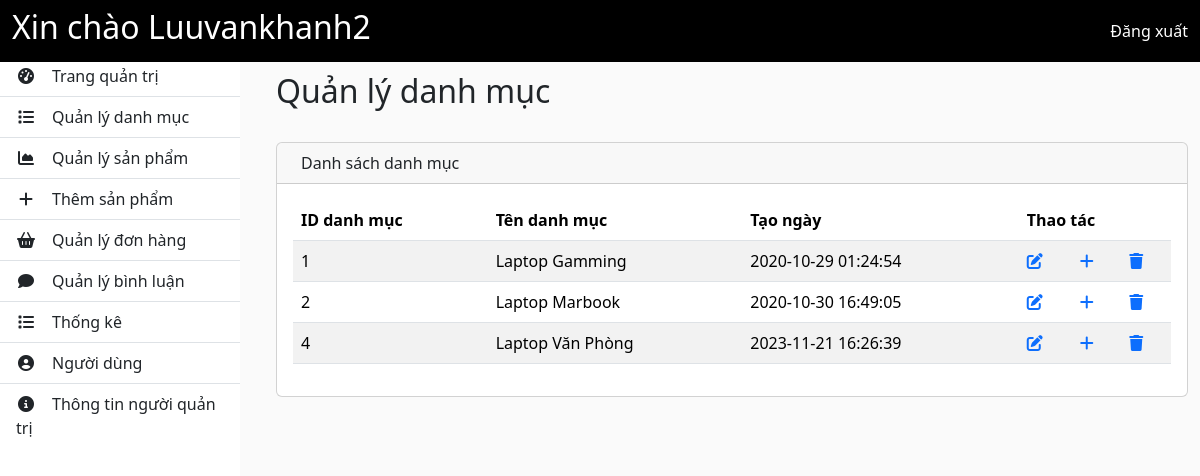
/admin/?mod=category&act=main (signed in), run on the app's committed database.
### tables this page shows
CREATE TABLE `danhmuc` (
  `id` int(11) NOT NULL,
  `tieu_de` varchar(30) NOT NULL,
  `tao_ngay` timestamp NOT NULL DEFAULT current_timestamp(),
  `cap_nhat_ngay` timestamp NOT NULL DEFAULT current_timestamp()
);

### admin/thuvien/database.php (called while the page is built, shortened)
<?php
$conn = mysqli_connect("localhost", "root", "", "php_test");
function db_query($query_string)
{
  global $conn;
  $result = mysqli_query($conn, $query_string);
  return $result;
}
function db_fetch_array($query_string)
{
  $result = array();
  $mysqli_result = db_query($query_string);
  while ($row = mysqli_fetch_assoc($mysqli_result)) {
    $result[] = $row;
  }
  return $result;
}

### admin/modules/category/models/categoryModel.php (called while the page is built, shortened)
<?php
function getListCategory()
{
  return db_fetch_array("SELECT * FROM `danhmuc`");
}

### admin/modules/category/views/main.php (the view, shortened to what this page needs)
<?php
$listCategory = getListCategory();
?>
<div id="wrapper">
    <?php require "layout/sidebar.php"; ?>
    <main id="mainWrapper">
        <h2 class="mainWrapper-heading">Quản lý danh mục</h2>
        <div class="container pt-4" id="main-content">
            <div class="row">
                <div class="col-md-12 mb-3">
                    <div class="card">
                        <div class="card-header">
                            <span><i class="bi bi-table me-2"></i></span> Danh sách danh mục
                        </div>
                        <div class="card-body">
                            <div class="table-responsive">
                                <table id="example" class="table table-striped data-table" style="width: 100%">
                                    <thead>
                                        <tr>
                                            <th>ID danh mục</th>
                                            <th>Tên danh mục</th>
                                            <th>Tạo ngày</th>
                                            <th colspan="3">Thao tác</th>
                                        </tr>
                                    </thead>
                                    <tbody>
                                        <?php if (!empty($listCategory)) {
                                            foreach ($listCategory as $item) {
                                        ?>
                                                <tr>
                                                    <td><?php echo $item['id'] ?></td>
                                                    <td><?php echo $item['tieu_de'] ?></td>
                                                    <td><?php echo $item['tao_ngay'] ?></td>
                                                    <td>
                                                        <a href="?mod=category&act=edit&id=<?php echo $item['id'] ?>" title="Sửa danh mục">
                                                            <i class="fas fa-edit"></i>
                                                        </a>
                                                    </td>
                                                    <td>
                                                        <a href="?mod=category&act=add" title="Thêm danh mục">
                                                            <i class="fas fa-add"></i>
                                                        </a>
                                                    </td>
                                                    <td>
                                                        <a href="?mod=category&act=delete&id=<?php echo $item['id'] ?>" title="Xóa danh mục">
                                                            <i class="fas fa-trash"></i>
                                                        </a>
                                                    </td>
                                                </tr>
                                        <?php  }
                                        } ?>
                                    </tbody>
                                </table>
                            </div>
                        </div>
                    </div>
                </div>
            </div>
        </div>
    </main>
</div>

### admin/css/main.css (style rules this page uses)
* { margin: 0; padding: 0; box-sizing: border-box; }
body { background-color: #fafafa; min-height: 100vh; }
main#mainWrapper { flex: 1; margin-top: 4.5rem; }
#main-content { position: sticky !important; left: 0; top: 0; }
a { text-decoration: none !important; }
#wrapper { display: flex; gap: 0 1.5rem; }
.mainWrapper-heading { padding-left: 12px; }

### data on the page
danhmuc: id "1", tieu_de "Laptop Gamming", tao_ngay "2020-10-29 01:24:54"
danhmuc: id "2", tieu_de "Laptop Marbook", tao_ngay "2020-10-30 16:49:05"
danhmuc: id "4", tieu_de "Laptop Văn Phòng", tao_ngay "2023-11-21 16:26:39"

### other printed values
$_SESSION['admin_login'] "Luuvankhanh2"
